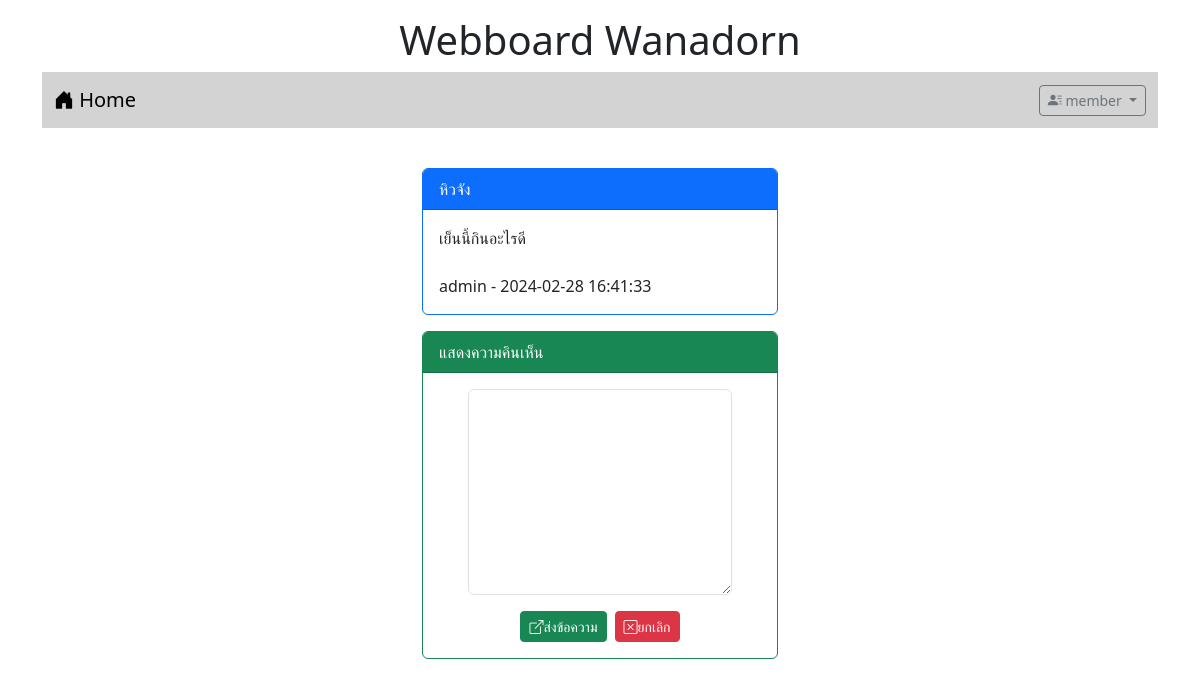
The page /post.php?id=3 (signed in) on the database its author committed.
### tables this page shows
CREATE TABLE `post` (
  `id` int(11) NOT NULL,
  `title` varchar(128) NOT NULL,
  `content` varchar(2048) NOT NULL,
  `post_date` datetime NOT NULL,
  `cat_id` int(11) NOT NULL,
  `user_id` int(11) NOT NULL
);

CREATE TABLE `user` (
  `id` int(11) NOT NULL,
  `login` varchar(32) NOT NULL,
  `password` varchar(64) NOT NULL,
  `name` varchar(64) NOT NULL,
  `gender` char(1) NOT NULL,
  `email` varchar(32) NOT NULL,
  `role` char(1) NOT NULL
);

### post.php (the view, shortened to what this page needs)
<!DOCTYPE html>
<html lang="en">
<head>
    <link rel="stylesheet" href="bootstrap-5.3.2-dist/css/bootstrap.min.css">
    <link rel="stylesheet" href="https://cdn.jsdelivr.net/npm/bootstrap-icons@1.11.3/font/bootstrap-icons.min.css">
</head>
<body>
    <div class="container">
        <h1 style="text-align: center;" class="mt-3">Webboard Wanadorn</h1>
        <?php include "nav.php" ?>
        <div class="row mt-4">
            <div class="col-lg-4 col-md-3 col-sm-2 col-1"></div>
            <div class="col-lg-4 col-md-6 col-sm-8 col-10">
                <?php
                    $conn=new PDO("mysql:host=localhost;dbname=webboard;charset=utf8","root","");
                    $sql="SELECT post.title,post.content,post.post_date,user.login FROM post
                    INNER JOIN user ON (post.user_id=user.id) WHERE post.id=$_GET[id]";
                    $result=$conn->query($sql);
                    while($row=$result->fetch()){
                        echo "<div class='card border-primary mt-3'>
                        <div class='card-header bg-primary text-white'>$row[0]</div>
                        <div class='card-body'>
                                $row[1]<br><br>$row[3] - $row[2]
                            </div>
                        </div>";
                    }
                ?>
                <?php if(isset($_SESSION["id"])){ ?>
                    <div class="card border-success mt-3">
                        <div class="card-header bg-success text-white">แสดงความคินเห็น</div>
                        <div class="card-body">
                            <form action="post_save.php" method="post">
                                <div class="row mb-3 justify-content-center">
                                    <div class="col-lg-10">
                                        <textarea name="comment" class="form-control" rows="8" required></textarea>
                                    </div>
                                </div>
                                <div class="row">
                                    <div class="col-lg-12 d-flex justify-content-center">
                                        <button type="submit" class="btn btn-success btn-sm text-white"><i class="bi bi-box-arrow-up-right"></i>ส่งข้อความ</button>
                                        <button type="reset" class="btn btn-danger btn-sm ms-2"><i class="bi bi-x-square"></i>ยกเลิก</button>
                                    </div>
                                </div>
                            </form>
                        </div>
                    </div>
                <?php } ?>
            </div>
            <div class="col-lg-4 col-md-3 col-sm-2 col-1"></div>
        </div>
    </div>
</body>
</html>

### rows shown on the page
post: title "หิวจัง", content "เย็นนี้กินอะไรดี", user.login "admin", post_date "2024-02-28 16:41:33"

### other values the page prints
$_SESSION["username"] "member"
